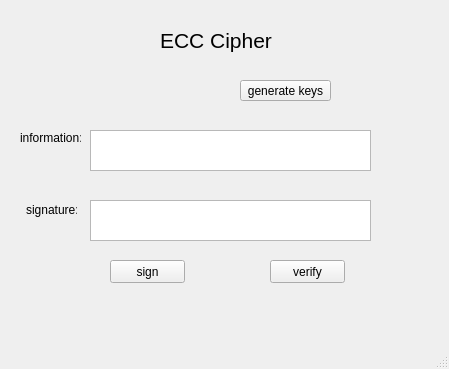
<?xml version="1.0" encoding="UTF-8"?>
<ui version="4.0">
 <class>MainWindow</class>
 <widget class="QMainWindow" name="MainWindow">
  <property name="geometry">
   <rect>
    <x>0</x>
    <y>0</y>
    <width>449</width>
    <height>369</height>
   </rect>
  </property>
  <property name="windowTitle">
   <string>MainWindow</string>
  </property>
  <widget class="QWidget" name="centralwidget">
   <widget class="QLabel" name="label">
    <property name="geometry">
     <rect>
      <x>160</x>
      <y>10</y>
      <width>121</width>
      <height>61</height>
     </rect>
    </property>
    <property name="font">
     <font>
      <pointsize>16</pointsize>
     </font>
    </property>
    <property name="text">
     <string>ECC Cipher</string>
    </property>
   </widget>
   <widget class="QLabel" name="label_2">
    <property name="geometry">
     <rect>
      <x>20</x>
      <y>130</y>
      <width>61</width>
      <height>16</height>
     </rect>
    </property>
    <property name="text">
     <string>information:</string>
    </property>
   </widget>
   <widget class="QLabel" name="label_3">
    <property name="geometry">
     <rect>
      <x>26</x>
      <y>200</y>
      <width>51</width>
      <height>20</height>
     </rect>
    </property>
    <property name="text">
     <string>signature:</string>
    </property>
   </widget>
   <widget class="QPushButton" name="btn_sign">
    <property name="geometry">
     <rect>
      <x>110</x>
      <y>260</y>
      <width>75</width>
      <height>23</height>
     </rect>
    </property>
    <property name="text">
     <string>sign</string>
    </property>
   </widget>
   <widget class="QPushButton" name="btn_verify">
    <property name="geometry">
     <rect>
      <x>270</x>
      <y>260</y>
      <width>75</width>
      <height>23</height>
     </rect>
    </property>
    <property name="text">
     <string>verify</string>
    </property>
   </widget>
   <widget class="QPushButton" name="btn_tao_khoa">
    <property name="geometry">
     <rect>
      <x>240</x>
      <y>80</y>
      <width>91</width>
      <height>21</height>
     </rect>
    </property>
    <property name="text">
     <string>generate keys</string>
    </property>
   </widget>
   <widget class="QPlainTextEdit" name="txt_infor">
    <property name="geometry">
     <rect>
      <x>90</x>
      <y>130</y>
      <width>281</width>
      <height>41</height>
     </rect>
    </property>
   </widget>
   <widget class="QTextEdit" name="txt_signature">
    <property name="geometry">
     <rect>
      <x>90</x>
      <y>200</y>
      <width>281</width>
      <height>41</height>
     </rect>
    </property>
   </widget>
  </widget>
  <widget class="QMenuBar" name="menubar">
   <property name="geometry">
    <rect>
     <x>0</x>
     <y>0</y>
     <width>449</width>
     <height>21</height>
    </rect>
   </property>
  </widget>
  <widget class="QStatusBar" name="statusbar"/>
 </widget>
 <resources/>
 <connections/>
</ui>
